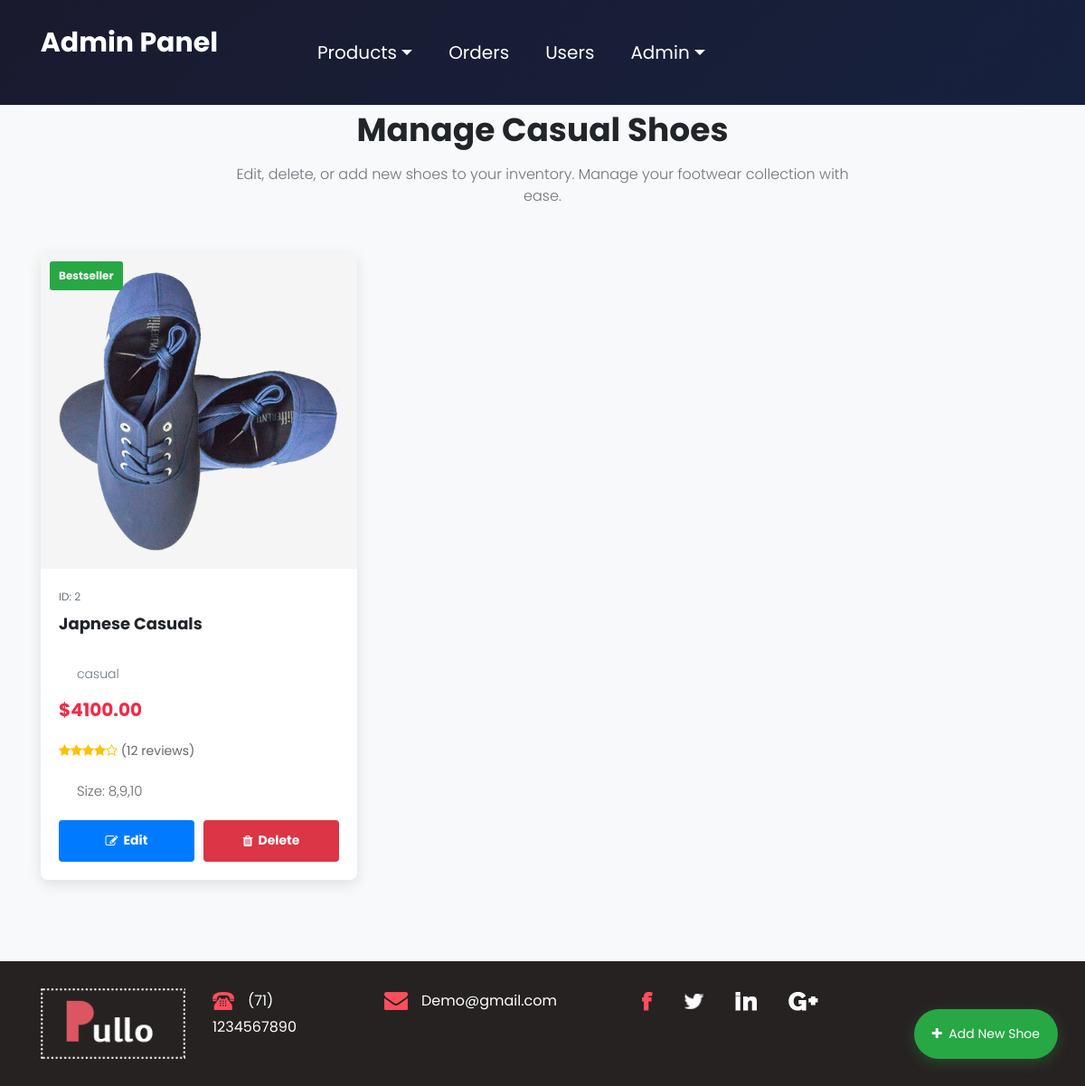
The app's page /ADshoes/ with its own data.
### app/models.py (models this page shows, shortened)
class Shoes(models.Model):
    shoe_id = models.AutoField(primary_key=True)
    name = models.CharField(max_length=100)
    size = models.CharField(max_length=10)
    quantity = models.PositiveIntegerField()
    price = models.DecimalField(max_digits=10, decimal_places=2)
    image = models.ImageField(upload_to='shoes/')
    bestseller = models.BooleanField(default=False)
    description = models.TextField(blank=True)
    category = models.CharField(max_length=20)

### app/views.py (the view)
# urls.py: path('ADshoes/', views.ad_shoes, name='ad_shoes'),
def ad_shoes(request): return render(request, 'admin/ADshoes.html', {'shoes': Shoes.objects.all()})

### template/admin/ADshoes.html (shortened to what this page needs)
{% load static %}
<!DOCTYPE html>
<html lang="en">
   <head>
      <link rel="stylesheet" href="{% static 'css/bootstrap.min.css' %}">
      <link rel="stylesheet" href="{% static 'css/style.css' %}">
      <link rel="stylesheet" href="{% static 'css/responsive.css' %}">
      <link rel="stylesheet" href="{% static 'css/jquery.mCustomScrollbar.min.css' %}">
      <link rel="stylesheet" href="https://netdna.bootstrapcdn.com/font-awesome/4.0.3/css/font-awesome.css">
      <link rel="stylesheet" href="{% static 'css/owl.carousel.min.css' %}">
      <link rel="stylesheet" href="{% static 'css/owl.theme.default.min.css' %}">
      <link rel="stylesheet" href="https://cdnjs.cloudflare.com/ajax/libs/fancybox/2.1.5/jquery.fancybox.min.css" media="screen">
   </head>
   <body class="main-layout">
      {% include 'admin/header.html' %}
      <div class="shoes_section">
         <div class="container">
            <div class="shoes_section_heading">
               <h2>Manage Casual Shoes</h2>
               <p>Edit, delete, or add new shoes to your inventory. Manage your footwear collection with ease.</p>
            </div>
            <div class="row" id="shoes-list">
                {% for shoe in shoes %}
                <div class="col-md-4 col-sm-6">
                    <div class="shoe-item" data-id="{{ shoe.shoe_id }}">
                        <div class="shoe-img">
                            {% if shoe.bestseller %}
                               <span class="new-tag">Bestseller</span>
                            {% endif %}
                            <img src="{{ shoe.image.url }}" alt="{{ shoe.name }}">
                        </div>
                        <div class="shoe-info">
                            <div class="shoe-id">ID: {{ shoe.shoe_id }}</div>
                            <h3 class="shoe-name">{{ shoe.name }}</h3>
                            <p class="shoe-category">{{ shoe.category }}</p>
                            <div class="shoe-price">
                               <span>${{ shoe.price }}</span>
                            </div>
                            <div class="shoe-rating">
                               <i class="fa fa-star"></i><i class="fa fa-star"></i><i class="fa fa-star"></i><i class="fa fa-star"></i><i class="fa fa-star-o"></i>
                               <span>(12 reviews)</span>
                            </div>
                            <div class="shoe-sizes">
                               <p>Size: {{ shoe.size }}</p>
                            </div>
                            <div class="shoe-actions">
                                <a href="{% url 'editshoes' category='casual' shoe_id=shoe.shoe_id %}" class="btn-edit">
                                    <i class="fa fa-edit"></i>&nbsp; Edit
                                </a>
                                <a href="{% url 'delete_shoes' category='casual' shoe_id=shoe.shoe_id %}"
                                   class="btn-delete"
                                   onclick="return confirm('Are you sure you want to delete {{ shoe.name }}?');">
                                    <i class="fa fa-trash"></i>&nbsp; Delete
                                </a>
                            </div>
                        </div>
                    </div>
                </div>
                {% endfor %}
            </div>
        </div>
      </div>
      <a href="{% url 'addshoes' %}" class="add-new-shoe" title="Add New Shoe">
         <i class="fa fa-plus"></i>&nbsp; Add New Shoe
      </a>
      {% include 'footer.html' %}
   </body>
</html>

### static/css/style.css (style rules this page uses)
* { box-sizing: border-box !important; transition: ease all 0.5s; }
html { scroll-behavior: smooth; }
body { color: #666666; font-size: 14px; font-family: Poppins; line-height: 1.80857; font-weight: normal; overflow-x: hidden; }
a { color: #1f1f1f; text-decoration: none !important; outline: none !important; -webkit-transition: all .3s ease-in-out; -moz-transition: all .3s ease-in-out; -ms-transition: all .3s ease-in-out; -o-transition: all .3s ease-in-out; transition: all .3s ease-in-out; }
h1, h2, h3, h4, h5, h6 { letter-spacing: 0; font-weight: normal; position: relative; padding: 0 0 10px 0; font-weight: normal; line-height: normal; color: #111111; margin: 0 }
h2 { font-size: 22px }
h3 { font-size: 18px }
*, *::after, *::before { -webkit-box-sizing: border-box; -moz-box-sizing: border-box; box-sizing: border-box; }
p { margin: 20px; font-weight: 300; font-size: 15px; line-height: 24px; }
a { color: #222222; text-decoration: none; outline: none !important; }
a, .btn { text-decoration: none !important; outline: none !important; -webkit-transition: all .3s ease-in-out; -moz-transition: all .3s ease-in-out; -ms-transition: all .3s ease-in-out; -o-transition: all .3s ease-in-out; transition: all .3s ease-in-out; }
img { max-width: 100%; height: auto; }
body { width:100%; height:100%; }
.carousel-inner,.carousel,.carousel-item,.container,.fill { height:100%; width:100%; background-position:center center; background-size:cover; }

### template/admin/ADshoes.html (style rules this page uses)
.shoes_section { background-color: #f8f9fa; padding: 60px 0; }
.shoes_section_heading { text-align: center; margin-bottom: 50px; }
.shoes_section_heading h2 { font-size: 36px; font-weight: bold; color: #212529; }
.shoes_section_heading p { color: #6c757d; max-width: 700px; margin: 0 auto; font-size: 16px; }
.shoe-item { background: white; border-radius: 8px; overflow: hidden; box-shadow: 0 5px 15px rgba(0,0,0,0.1); margin-bottom: 30px; transition: all 0.3s ease; }
.shoe-img { position: relative; overflow: hidden; padding: 20px; background: #f5f5f5; text-align: center; }
.shoe-img img { max-width: 100%; height: auto; transition: transform 0.5s ease; }
.shoe-img .new-tag { position: absolute; top: 10px; left: 10px; background: #28a745; color: white; padding: 5px 10px; font-size: 12px; font-weight: bold; border-radius: 3px; }
.shoe-info { padding: 20px; }
.shoe-name { font-size: 18px; font-weight: bold; margin-bottom: 10px; color: #212529; }
.shoe-category { font-size: 14px; color: #6c757d; margin-bottom: 10px; }
.shoe-price { font-size: 20px; font-weight: bold; color: #f12a47; margin-bottom: 15px; }
.shoe-rating { margin-bottom: 15px; }
.shoe-rating i { color: #ffc107; font-size: 14px; }
.shoe-actions { display: flex; gap: 10px; }
.btn-edit, .btn-delete { flex: 1; padding: 10px; border: none; border-radius: 4px; font-weight: bold; cursor: pointer; transition: all 0.3s ease; text-decoration: none; text-align: center; display: flex; align-items: center; justify-content: center; }
.btn-edit { background: #007bff; color: white; }
.btn-delete { background: #dc3545; color: white; }
.shoe-sizes { margin: 15px 0; }
.add-new-shoe { position: fixed; bottom: 30px; right: 30px; background: #28a745; color: white; padding: 15px 20px; border-radius: 50px; text-decoration: none; box-shadow: 0 4px 15px rgba(40, 167, 69, 0.3); transition: all 0.3s ease; z-index: 1000; }
.shoe-id { font-size: 12px; color: #6c757d; margin-bottom: 5px; }

### records on screen
Shoes: bestseller "Bestseller", image (picture), shoe_id "2", name "Japnese Casuals", category "casual", price "4100.00", size "8,9,10"
